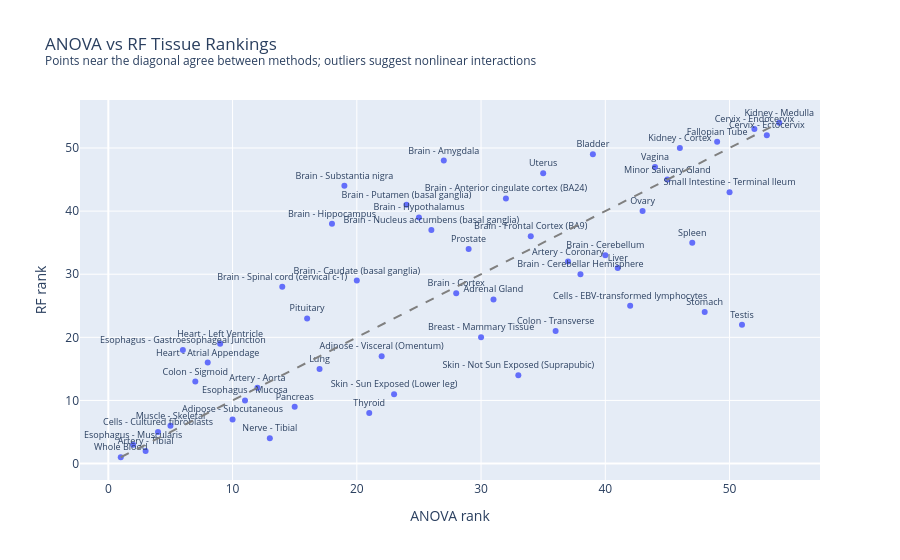

Here is the notebook cell this chart was saved with:
### Code cell
# Cell G — Compare ANOVA vs RF rankings side-by-side
# Rank each method (1 = most important tissue)
anova_rank = anova_df['F_stat'].rank(ascending=False).rename('ANOVA rank')
rf_rank = importance_df.set_index('tissue')['importance'].rank(ascending=False).rename('RF rank')

rank_df = pd.concat([anova_rank, rf_rank], axis=1).sort_values('ANOVA rank')

fig = px.scatter(
    rank_df.reset_index(),
    x='ANOVA rank', y='RF rank',
    text='index',
    title='ANOVA vs RF Tissue Rankings'
          '<br><sup>Points near the diagonal agree between methods; outliers suggest nonlinear interactions</sup>',
    labels={'index': 'Tissue'},
)
fig.update_traces(textposition='top center', textfont_size=9)
fig.add_shape(type='line', x0=1, y0=1, x1=len(tissue_cols), y1=len(tissue_cols),
              line=dict(dash='dash', color='gray'))
fig.show()

print("\nFull ranking comparison:")
print(rank_df.to_string())

### Figure 1 — Plotly figure (JSON) as saved in the notebook; plotly's stock layout.template omitted (floating-point values rounded to 4 significant figures)
{"data": [{"hovertemplate": "ANOVA rank=%{x}<br>RF rank=%{y}<br>Tissue=%{text}<extra></extra>", "legendgroup": "", "marker": {"color": "#636efa", "symbol": "circle"}, "mode": "markers+text", "name": "", "orientation": "v", "showlegend": false, "text": ["Whole Blood", "Esophagus - Muscularis", "Artery - Tibial", "Cells - Cultured fibroblasts", "Muscle - Skeletal", "Esophagus - Gastroesophageal Junction", "Colon - Sigmoid", "Heart - Atrial Appendage", "Heart - Left Ventricle", "Adipose - Subcutaneous", "Esophagus - Mucosa", "Artery - Aorta", "Nerve - Tibial", "Brain - Spinal cord (cervical c-1)", "Pancreas", "Pituitary", "Lung", "Brain - Hippocampus", "Brain - Substantia nigra", "Brain - Caudate (basal ganglia)", "Thyroid", "Adipose - Visceral (Omentum)", "Skin - Sun Exposed (Lower leg)", "Brain - Putamen (basal ganglia)", "Brain - Hypothalamus", "Brain - Nucleus accumbens (basal ganglia)", "Brain - Amygdala", "Brain - Cortex", "Prostate", "Breast - Mammary Tissue", "Adrenal Gland", "Brain - Anterior cingulate cortex (BA24)", "Skin - Not Sun Exposed (Suprapubic)", "Brain - Frontal Cortex (BA9)", "Uterus", "Colon - Transverse", "Artery - Coronary", "Brain - Cerebellar Hemisphere", "Bladder", "Brain - Cerebellum", "Liver", "Cells - EBV-transformed lymphocytes", "Ovary", "Vagina", "Minor Salivary Gland", "Kidney - Cortex", "Spleen", "Stomach", "Fallopian Tube", "Small Intestine - Terminal Ileum", "Testis", "Cervix - Endocervix", "Cervix - Ectocervix", "Kidney - Medulla"], "textfont": {"size": 9}, "textposition": "top center", "type": "scatter", "x": [1.0, 2.0, 3.0, 4.0, 5.0, 6.0, 7.0, 8.0, 9.0, 10.0, 11.0, 12.0, 13.0, 14.0, 15.0, 16.0, 17.0, 18.0, 19.0, 20.0, 21.0, 22.0, 23.0, 24.0, 25.0, 26.0, 27.0, 28.0, 29.0, 30.0, 31.0, 32.0, 33.0, 34.0, 35.0, 36.0, 37.0, 38.0, 39.0, 40.0, 41.0, 42.0, 43.0, 44.0, 45.0, 46.0, 47.0, 48.0, 49.0, 50.0, 51.0, 52.0, 53.0, 54.0], "xaxis": "x", "y": [1.0, 3.0, 2.0, 5.0, 6.0, 18.0, 13.0, 16.0, 19.0, 7.0, 10.0, 12.0, 4.0, 28.0, 9.0, 23.0, 15.0, 38.0, 44.0, 29.0, 8.0, 17.0, 11.0, 41.0, 39.0, 37.0, 48.0, 27.0, 34.0, 20.0, 26.0, 42.0, 14.0, 36.0, 46.0, 21.0, 32.0, 30.0, 49.0, 33.0, 31.0, 25.0, 40.0, 47.0, 45.0, 50.0, 35.0, 24.0, 51.0, 43.0, 22.0, 53.0, 52.0, 54.0], "yaxis": "y"}], "layout": {"legend": {"tracegroupgap": 0}, "shapes": [{"line": {"color": "gray", "dash": "dash"}, "type": "line", "x0": 1, "x1": 54, "y0": 1, "y1": 54}], "title": {"text": "ANOVA vs RF Tissue Rankings<br><sup>Points near the diagonal agree between methods; outliers suggest nonlinear interactions</sup>"}, "xaxis": {"anchor": "y", "domain": [0, 1], "title": {"text": "ANOVA rank"}}, "yaxis": {"anchor": "x", "domain": [0, 1], "title": {"text": "RF rank"}}}}
